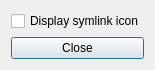
<?xml version="1.0" encoding="UTF-8"?>
<ui version="4.0">
 <class>Settings</class>
 <widget class="QDialog" name="Settings">
  <property name="geometry">
   <rect>
    <x>0</x>
    <y>0</y>
    <width>134</width>
    <height>64</height>
   </rect>
  </property>
  <property name="windowTitle">
   <string>Settings</string>
  </property>
  <layout class="QVBoxLayout" name="verticalLayout">
   <item>
    <widget class="QCheckBox" name="displaySymlinkIcon">
     <property name="text">
      <string>Display symlink icon</string>
     </property>
    </widget>
   </item>
   <item>
    <widget class="QPushButton" name="closeButton">
     <property name="text">
      <string>Close</string>
     </property>
    </widget>
   </item>
  </layout>
 </widget>
 <resources/>
 <connections/>
</ui>
